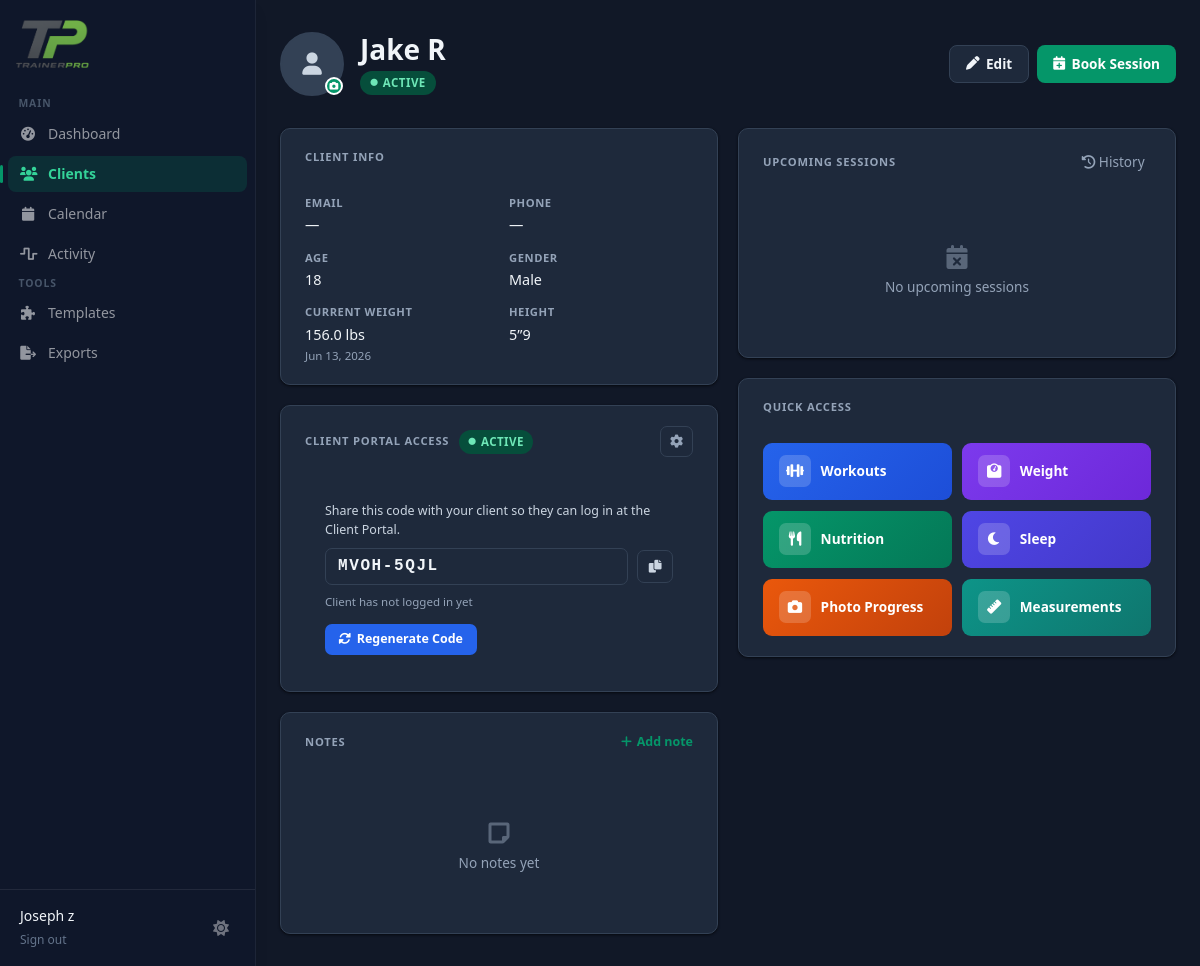
/clients/1bf3344b-6322-4b8c-8d8b-3027b1285adf (signed in), run on the app's committed database.
### tables this page shows
CREATE TABLE clients (
            id TEXT PRIMARY KEY,
            trainer_id TEXT NOT NULL,
            name TEXT NOT NULL,
            email TEXT,
            phone TEXT,
            age INTEGER,
            gender TEXT,
            weight REAL,
            height REAL,
            status TEXT DEFAULT 'active',
            notes TEXT,
            photo_url TEXT,
            created_at TIMESTAMP DEFAULT CURRENT_TIMESTAMP,
            FOREIGN KEY (trainer_id) REFERENCES users (id)
        );

CREATE TABLE weight_logs (
            id TEXT PRIMARY KEY,
            client_id TEXT NOT NULL,
            date DATE NOT NULL,
            weight REAL NOT NULL,
            notes TEXT,
            created_at TIMESTAMP DEFAULT CURRENT_TIMESTAMP,
            updated_at TIMESTAMP,
            FOREIGN KEY (client_id) REFERENCES clients (id),
            UNIQUE(client_id, date)
        );

CREATE TABLE client_accounts (
            id            TEXT PRIMARY KEY,
            client_id     TEXT NOT NULL,
            access_code   TEXT NOT NULL UNIQUE,
            password_hash TEXT,
            is_active     INTEGER DEFAULT 1,
            theme         TEXT DEFAULT 'light',
            created_at    TIMESTAMP,
            last_login    TIMESTAMP, perm_workouts INTEGER DEFAULT 1, perm_weight INTEGER DEFAULT 1, perm_nutrition INTEGER DEFAULT 1, perm_sleep INTEGER DEFAULT 1, perm_photos INTEGER DEFAULT 1, perm_measurements INTEGER DEFAULT 1,
            FOREIGN KEY (client_id) REFERENCES clients(id) ON DELETE CASCADE
        );

### app.py (the view)
@app.route('/clients/<client_id>')
@login_required
def client_detail(client_id):
    app.logger.info(f"[v0] Loading detail page for client_id: {client_id}")
    conn = get_db()
    client = conn.execute('SELECT * FROM clients WHERE id = ? AND trainer_id = ?',
                          (client_id, session['user_id'])).fetchone()
    if not client:
        flash('Client not found')
        return redirect(url_for('clients'))
    upcoming_sessions = conn.execute('''
        SELECT id, session_date, start_time, end_time, session_type, notes, status
        FROM sessions
        WHERE client_id = ? AND session_date >= date('now') AND status != 'completed'
        ORDER BY session_date, start_time
        LIMIT 5
    ''', (client_id,)).fetchall()
    recent_workouts = conn.execute('''
        SELECT workout_date, COUNT(*) as exercise_count
        FROM workout_logs
        WHERE client_id = ?
        GROUP BY workout_date
        ORDER BY workout_date DESC
        LIMIT 5
    ''', (client_id,)).fetchall()
    weight_history_rows = conn.execute('''
        SELECT id, date, weight, notes
        FROM weight_logs
        WHERE client_id = ?
        ORDER BY date DESC
        LIMIT 10
    ''', (client_id,)).fetchall()
    weight_history = [dict(row) for row in weight_history_rows]
    latest_weight_row = conn.execute('''
        SELECT weight, date
        FROM weight_logs
        WHERE client_id = ?
        ORDER BY date DESC
        LIMIT 1
    ''', (client_id,)).fetchone()
    app.logger.info(f"[v0] Latest weight query for client {client_id}")
    app.logger.info(f"[v0] Latest weight row type: {type(latest_weight_row)}")
    app.logger.info(f"[v0] Latest weight row content: {latest_weight_row}")
    if latest_weight_row:
        latest_weight = dict(latest_weight_row)
        app.logger.info(f"[v0] Latest weight dict keys: {latest_weight.keys()}")
        app.logger.info(
            f"[v0] Latest weight dict values: weight={latest_weight.get('weight')}, date={latest_weight.get('date')}")
    else:
        latest_weight = None
        app.logger.info(f"[v0] No weight logs found for client {client_id}")
    client_notes = conn.execute('''
        SELECT id, note_text, created_at
        FROM client_notes
        WHERE client_id = ?
        ORDER BY created_at DESC
        LIMIT 5
    ''', (client_id,)).fetchall()
    portal_account_row = conn.execute('''
        SELECT access_code, is_active, last_login
        FROM client_accounts WHERE client_id = ?
    ''', (client_id,)).fetchone()
    portal_account = dict(portal_account_row) if portal_account_row else None
    conn.close()
    app.logger.info(f"[v0] Rendering template with latest_weight: {latest_weight}")
    return render_template('dashboard/clients/detail.html',
                           client=client,
                           upcoming_sessions=upcoming_sessions,
                           recent_workouts=recent_workouts,
                           weight_history=weight_history,
                           latest_weight=latest_weight,
                           client_notes=client_notes,
                           portal_account=portal_account)

### templates/dashboard/clients/detail.html (shortened to what this page needs)
{% extends "base.html" %}
{% block content %}
<div class="page-wrap">
  <div class="client-header">
    <div class="client-header-left">
      <div class="avatar-wrap">
        {% if client.photo_url %}
          <img src="{{ url_for('static', filename=client.photo_url) }}" alt="{{ client.name }}"
               onclick="document.getElementById('photoUpload').click()">
        {% else %}
          <div class="avatar-placeholder" onclick="document.getElementById('photoUpload').click()">
            <i class="fas fa-user"></i>
          </div>
        {% endif %}
        <div class="avatar-badge"></div>
      </div>
      <div>
        <div class="client-name">{{ client.name }}</div>
        <span class="status-badge
          {% if client.status == 'active' %}status-active
          {% elif client.status == 'potential' %}status-potential
          {% else %}status-inactive{% endif %}">
          <i class="fas fa-circle" style="font-size:0.45rem"></i>
          {{ client.status.title() }}
        </span>
      </div>
    </div>
    <div class="header-actions">
      <a href="{{ url_for('edit_client', client_id=client.id) }}" class="btn btn-ghost">
        <i class="fas fa-pen"></i> Edit
      </a>
      <button onclick="openBookingModal()" class="btn btn-primary">
        <i class="fas fa-calendar-plus"></i> Book Session
      </button>
    </div>
  </div>
  <div class="main-grid">
    <div style="display:flex;flex-direction:column;gap:1.25rem;">
      <div class="card">
        <div class="card-header">
          <span class="card-title">Client Info</span>
        </div>
        <div class="info-grid">
          <div class="info-item">
            <div class="info-label">Email</div>
            <div class="info-value">{{ client.email or '—' }}</div>
          </div>
          <div class="info-item">
            <div class="info-label">Phone</div>
            <div class="info-value">{{ client.phone or '—' }}</div>
          </div>
          <div class="info-item">
            <div class="info-label">Age</div>
            <div class="info-value">{{ client.age or '—' }}</div>
          </div>
          <div class="info-item">
            <div class="info-label">Gender</div>
            <div class="info-value">{{ client.gender.title() if client.gender else '—' }}</div>
          </div>
          <div class="info-item">
            <div class="info-label">Current Weight</div>
            {% if latest_weight %}
              <div class="info-value">{{ latest_weight.weight }} lbs</div>
              <div class="info-sub session-date" data-date="{{ latest_weight.date }}">{{ latest_weight.date }}</div>
            {% else %}
              <div class="info-value" style="color:var(--slate-400)">—</div>
              <a href="{{ url_for('client_weight_logs', client_id=client.id) }}" class="info-link">Add weight log</a>
            {% endif %}
          </div>
          <div class="info-item">
            <div class="info-label">Height</div>
            <div class="info-value">{{ client.height if client.height else '—' }}</div>
          </div>
        </div>
      </div>
      <div class="card">
        <div class="card-header">
          <div style="display:flex;align-items:center;gap:0.6rem;">
            <span class="card-title">Client Portal Access</span>
            {% if portal_account and portal_account.is_active %}
              <span class="portal-status-badge portal-status-active">
                <i class="fas fa-circle" style="font-size:0.45rem"></i> Active
              </span>
            {% elif portal_account and not portal_account.is_active %}
              <span class="portal-status-badge portal-status-inactive">
                <i class="fas fa-circle" style="font-size:0.45rem"></i> Revoked
              </span>
            {% else %}
              <span class="portal-status-badge portal-status-none">No Access</span>
            {% endif %}
          </div>
          {% if portal_account %}
          <button class="portal-settings-btn" onclick="openPortalSettings()" title="Portal settings">
            <i class="fas fa-gear"></i>
          </button>
          {% endif %}
        </div>
        <div style="padding:1rem 1.25rem;">
          {% if portal_account and portal_account.is_active %}
            <div style="font-size:0.78rem;color:var(--slate-600);margin-bottom:0.5rem;">
              Share this code with your client so they can log in at the Client Portal.
            </div>
            <div class="portal-code-wrap">
              <div class="portal-code" id="portalCode">{{ portal_account.access_code }}</div>
              <button class="copy-code-btn" onclick="copyCode()" title="Copy code">
                <i class="fas fa-copy"></i>
              </button>
            </div>
            {% if portal_account.last_login %}
              <div style="font-size:0.72rem;color:var(--slate-400);margin-top:0.5rem;">
                Last login: {{ portal_account.last_login }}
              </div>
            {% else %}
              <div style="font-size:0.72rem;color:var(--slate-400);margin-top:0.5rem;">
                Client has not logged in yet
              </div>
            {% endif %}
            <div class="portal-action-row">
              <button class="portal-btn portal-btn-generate" onclick="generateCode()">
                <i class="fas fa-rotate"></i> Regenerate Code
              </button>
            </div>
          {% endif %}
        </div>
      </div>
      <div class="card">
        <div class="card-header">
          <span class="card-title">Notes</span>
          <button onclick="openNoteModal()" class="card-action">
            <i class="fas fa-plus"></i> Add note
          </button>
        </div>
        {% if client_notes %}
          <div class="notes-scroll">
            {% for note in client_notes %}
            <div class="note-card">
              <p class="note-text" id="note-text-{{ note.id }}">{{ note.note_text }}</p>
              <div class="note-footer">
                <span class="note-date-text note-date" data-date="{{ note.created_at }}">{{ note.created_at }}</span>
                <div class="note-btns">
                  <button class="note-icon-btn edit"
                          onclick="editNote('{{ note.id }}', `{{ note.note_text|replace('`', '\\`')|replace('\n', '\\n') }}`)"
                          title="Edit note">
                    <i class="fas fa-pen"></i>
                  </button>
                  <button class="note-icon-btn delete" onclick="deleteNote('{{ note.id }}')" title="Delete note">
                    <i class="fas fa-trash"></i>
                  </button>
                </div>
              </div>
            </div>
            {% endfor %}
          </div>
        {% else %}
          <div class="empty-state">
            <i class="fas fa-sticky-note"></i>
            <p>No notes yet</p>
          </div>
        {% endif %}
      </div>
    </div>
    <div style="display:flex;flex-direction:column;gap:1.25rem;">
      <div class="card">
        <div class="card-header">
          <span class="card-title">Upcoming Sessions</span>
          <button class="history-btn" onclick="window.location.href='{{ url_for('session_history', client_id=client.id) }}'"
                  title="Session history">
            <i class="fas fa-clock-rotate-left"></i> History
          </button>
        </div>
        {% if upcoming_sessions %}
          <div class="sessions-scroll">
            {% for session in upcoming_sessions %}
            <div class="session-card">
              <div class="session-accent
                {% if session.status == 'cancelled' %}accent-cancelled
                {% elif session.status == 'completed' %}accent-completed
                {% else %}accent-scheduled{% endif %}">
              </div>
              <div class="session-body">
                <div class="session-date-text session-date" data-date="{{ session.session_date }}">{{ session.session_date }}</div>
                <div class="session-time-text session-time" data-start="{{ session.start_time }}" data-end="{{ session.end_time }}">
                  {{ session.start_time }} – {{ session.end_time }}
                </div>
                <span class="session-type-tag">{{ session.session_type }}</span>
                {% if session.notes %}
                  <i class="fas fa-circle-info note-indicator" title="Has notes"></i>
                {% endif %}
              </div>
              <div class="session-actions">
                <button class="session-icon-btn edit" onclick="editSession('{{ session.id }}')" title="Edit">
                  <i class="fas fa-pen"></i>
                </button>
                <button class="session-icon-btn remove" onclick="removeSession('{{ session.id }}')" title="Remove">
                  <i class="fas fa-times"></i>
                </button>
              </div>
            </div>
            {% endfor %}
          </div>
        {% else %}
          <div class="empty-state">
            <i class="fas fa-calendar-xmark"></i>
            <p>No upcoming sessions</p>
          </div>
        {% endif %}
      </div>
      <div class="card">
        <div class="card-header" style="margin-bottom:0.85rem;">
          <span class="card-title">Quick Access</span>
        </div>
        <div class="action-grid">
          <button class="action-btn workouts"
                  onclick="window.location.href='{{ url_for('client_workouts', client_id=client.id) }}'">
            <span class="btn-icon"><i class="fas fa-dumbbell"></i></span>
            <span>Workouts</span>
          </button>
          <button class="action-btn weight"
                  onclick="window.location.href='{{ url_for('client_weight_logs', client_id=client.id) }}'">
            <span class="btn-icon"><i class="fas fa-weight-scale"></i></span>
            <span>Weight</span>
          </button>
          <button class="action-btn nutrition"
                  onclick="window.location.href='{{ url_for('client_nutrition_logs', client_id=client.id) }}'">
            <span class="btn-icon"><i class="fas fa-utensils"></i></span>
            <span>Nutrition</span>
          </button>
          <button class="action-btn sleep"
                  onclick="window.location.href='{{ url_for('client_sleep_logs', client_id=client.id) }}'">
            <span class="btn-icon"><i class="fas fa-moon"></i></span>
            <span>Sleep</span>
          </button>
          <button class="action-btn photos"
                  onclick="window.location.href='{{ url_for('client_progress_photos', client_id=client.id) }}'">
            <span class="btn-icon"><i class="fas fa-camera"></i></span>
            <span>Photo Progress</span>
          </button>
          <button class="action-btn measurements"
                  onclick="window.location.href='{{ url_for('client_measurements', client_id=client.id) }}'">
            <span class="btn-icon"><i class="fas fa-ruler"></i></span>
            <span>Measurements</span>
          </button>
        </div>
      </div>
    </div>
  </div>
</div>
{% endblock %}

### data on the page
clients: name "Jake R", status "ACTIVE", email "—", phone "—", age "18", gender "Male", height "5”9"
weight_logs: weight "156.0"
client_accounts: access_code "MVOH-5QJL"

### other printed values
{{ session.user_name }} "Joseph z"
